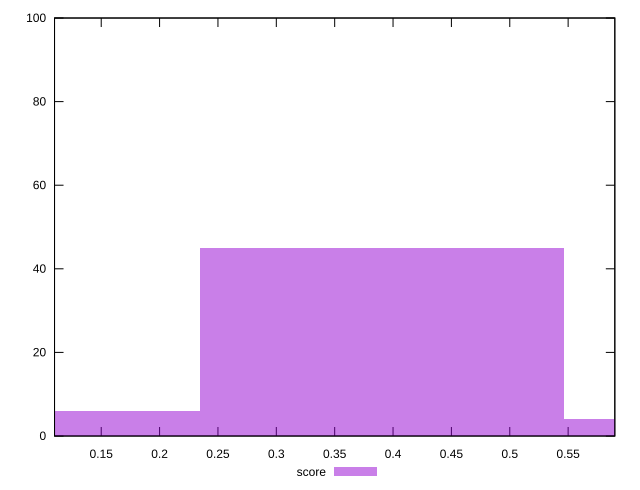

Here is the gnuplot script that generated this plot:
reset

$score <<EOF
0.6247813264011082 4
0.46858599480083113 45
0.15619533160027704 6
0.3123906632005541 45
EOF

set key outside below
set boxwidth 0.15619533160027704
set xrange [0.11:0.59]
set yrange [0:100]
set trange [0:100]
set style fill transparent solid 0.5 noborder
set terminal svg size 640, 490 enhanced background rgb 'white'
set output "report_00009_2021-02-08T22-37-41.559Z/total-blocking-time/samples/pages+cached/score/histogram.svg"

plot $score title "score" with boxes

reset
